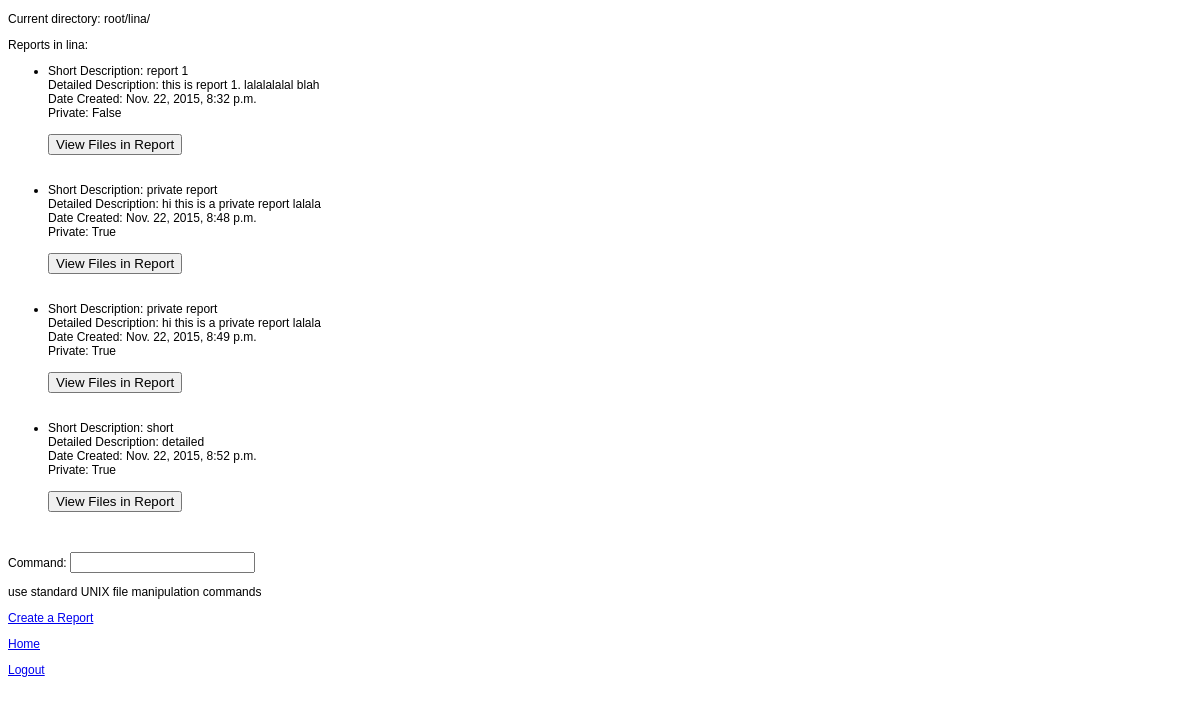
The page /list/ (signed in) on the database as committed earlier.
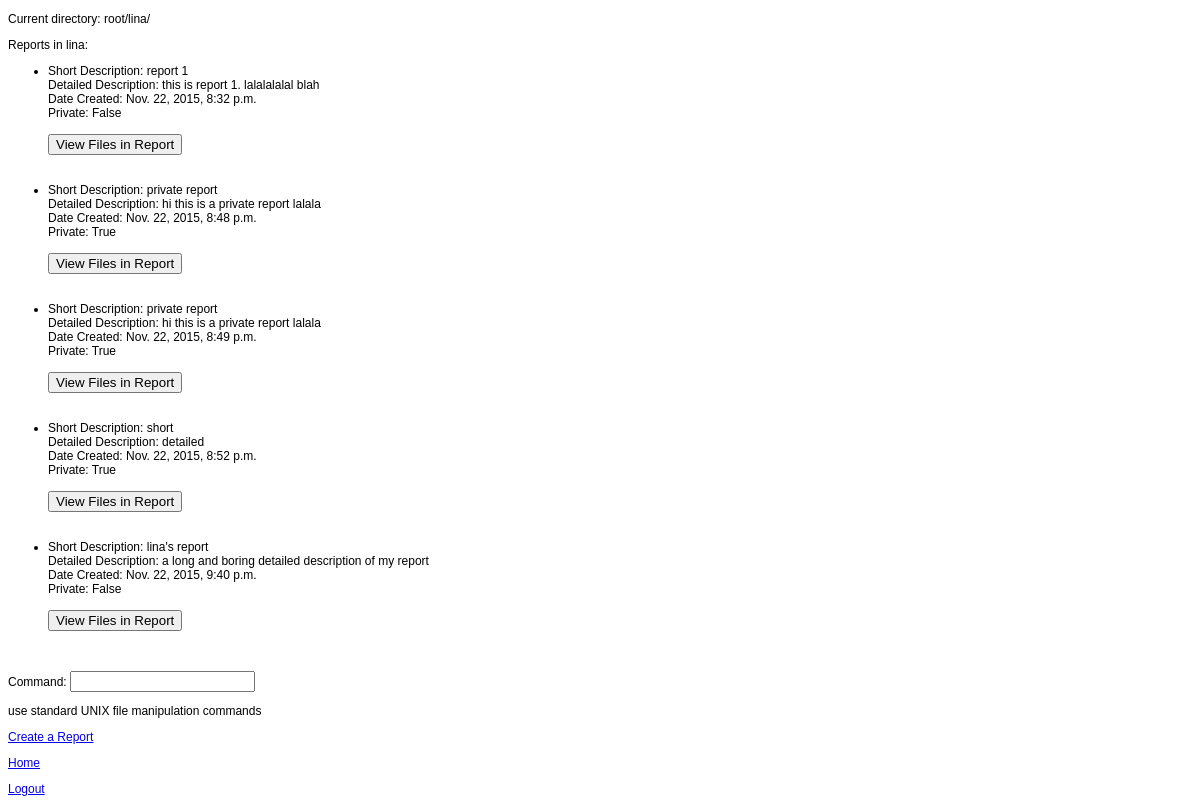
The same page on the database as committed later.
### myapplication/models.py (models this page shows)
class Report(models.Model):
    timeStamp = models.DateTimeField(auto_now_add=True)
    shortDescription = models.CharField(max_length=50)
    detailedDescription = models.CharField(max_length=500)
    private = models.BooleanField(default=False)
    dct = models.ForeignKey(Dct, null=True)
    owner = models.ForeignKey(User, null=True)

### myapplication/views.py (the view)
# urls.py: url(r'^list/$', 'list', name='list'),
def list(request):
    global dctCurr
    global fErrDisplayed
    global stErr
    if request.user.is_authenticated():
        if dctCurr is None:
            dctCurr = get_home_dct_from_user(request.user)
        if 'command' in request.POST:
            cliform = CLIForm(request.POST)
            if cliform.is_valid():
                rgwrd = request.POST['command'].split(' ')
                res = shell(rgwrd, request, dctCurr)
                if isinstance(res, str):
                    stErr = res
                    fErrDisplay = False
                else:
                    dctCurr = res
                return HttpResponseRedirect(reverse('myapplication.views.list'))
        else:
            cliform = CLIForm()
        reports = Report.objects.filter(dct=dctCurr)
        documents = Document.objects.all()
        rgdct = Dct.objects.filter(dctParent=dctCurr)
        stErrDisplay = None
        if not stErr == "" and not fErrDisplayed:
            stErrDisplay = stErr
            fErrDisplayed = True
        return render_to_response(
            'myapplication/list.html',
            {'documents': documents, 'reports': reports, 'rgdct': rgdct, 'cliform': cliform, 'dctCurr' : dctCurr, 'path': pathFromDct(dctCurr), 'stErr' : stErrDisplay},
            context_instance=RequestContext(request)
        )
    else:
        return render(request, 'myapplication/auth.html')

### myapplication/forms.py
class CLIForm(forms.Form):
	command = forms.CharField(label='Command', max_length=100, help_text='use standard UNIX file manipulation commands')

### myapplication/shell.py (called while the page is built)
def pathFromDct(dct):
    path = ""
    while dct is not None:
        path = dct.stName + "/" + path
        dct = dct.dctParent
    path = "root/" + path
    return path

def get_home_dct_from_user(user):
    dct_name = user.username
    dct = Dct.objects.get(owner=user, stName=dct_name)
    return dct

### myapplication/templates/myapplication/list.html (shortened to what this page needs)
<!DOCTYPE html>
<html>
    <head>
    </head>
    <body>
      <p>Current directory: {{path}}</p>
    {% if reports %}
        <p>Reports in {{dctCurr.stName}}:</p>
        <ul>
        {% for report in reports %}
            <li>
                Short Description: {{report.shortDescription}}<br>
                Detailed Description: {{report.detailedDescription}}<br>
                Date Created: {{report.timeStamp}}<br>
                Private: {{report.private}}<br>
                <br>
            <form action="{% url 'view_report' %}" method="post">
                <input type="submit" value="View Files in Report" />
            </form>
            <br><br>
            </li>
        {% endfor %}
        </ul>
    {% endif %}
	<form action="{% url 'list' %}" method="post">
    	  <p>{{cliform.command.label_tag}} {{ cliform.command }}</p>
	  <p>{{cliform.command.help_text}}</p>
	</form>
    <p><a href="{% url 'create_report' %}">Create a Report</a></p>
    <p><a href="{% url 'home' %}">Home</a></p>
    <p><a href="{% url 'logout' %}">Logout</a></p>
    </body>
</html>

Rows that differ between the two databases and show on the page:
added Report: shortDescription "lina's report", detailedDescription "a long and boring detailed description of my report", timeStamp "Nov. 22, 2015, 9:40 p.m.", private "False"
